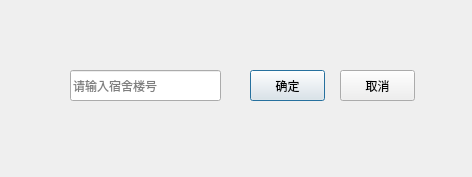
<?xml version="1.0" encoding="UTF-8"?>
<ui version="4.0">
 <class>dlg_7</class>
 <widget class="QDialog" name="dlg_7">
  <property name="geometry">
   <rect>
    <x>0</x>
    <y>0</y>
    <width>472</width>
    <height>177</height>
   </rect>
  </property>
  <property name="windowTitle">
   <string>查询宿舍楼基本信息</string>
  </property>
  <widget class="QLineEdit" name="lineEdit">
   <property name="geometry">
    <rect>
     <x>70</x>
     <y>70</y>
     <width>151</width>
     <height>31</height>
    </rect>
   </property>
   <property name="placeholderText">
    <string>请输入宿舍楼号</string>
   </property>
  </widget>
  <widget class="QPushButton" name="pushButton">
   <property name="geometry">
    <rect>
     <x>250</x>
     <y>70</y>
     <width>75</width>
     <height>31</height>
    </rect>
   </property>
   <property name="cursor">
    <cursorShape>PointingHandCursor</cursorShape>
   </property>
   <property name="text">
    <string>确定</string>
   </property>
  </widget>
  <widget class="QPushButton" name="pushButton_2">
   <property name="geometry">
    <rect>
     <x>340</x>
     <y>70</y>
     <width>75</width>
     <height>31</height>
    </rect>
   </property>
   <property name="cursor">
    <cursorShape>PointingHandCursor</cursorShape>
   </property>
   <property name="text">
    <string>取消</string>
   </property>
  </widget>
 </widget>
 <resources/>
 <connections>
  <connection>
   <sender>pushButton</sender>
   <signal>clicked()</signal>
   <receiver>dlg_7</receiver>
   <slot>accept()</slot>
   <hints>
    <hint type="sourcelabel">
     <x>284</x>
     <y>80</y>
    </hint>
    <hint type="destinationlabel">
     <x>308</x>
     <y>131</y>
    </hint>
   </hints>
  </connection>
  <connection>
   <sender>pushButton_2</sender>
   <signal>clicked()</signal>
   <receiver>dlg_7</receiver>
   <slot>close()</slot>
   <hints>
    <hint type="sourcelabel">
     <x>369</x>
     <y>80</y>
    </hint>
    <hint type="destinationlabel">
     <x>437</x>
     <y>130</y>
    </hint>
   </hints>
  </connection>
 </connections>
</ui>
